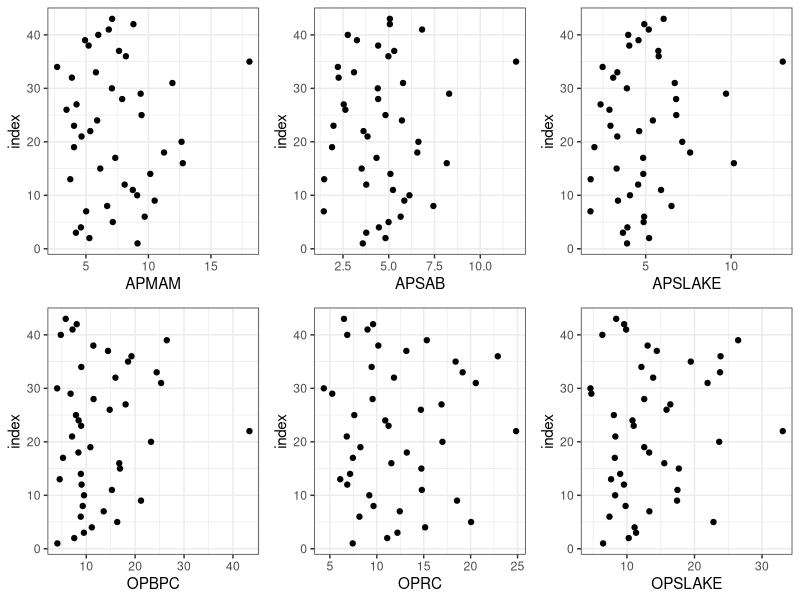
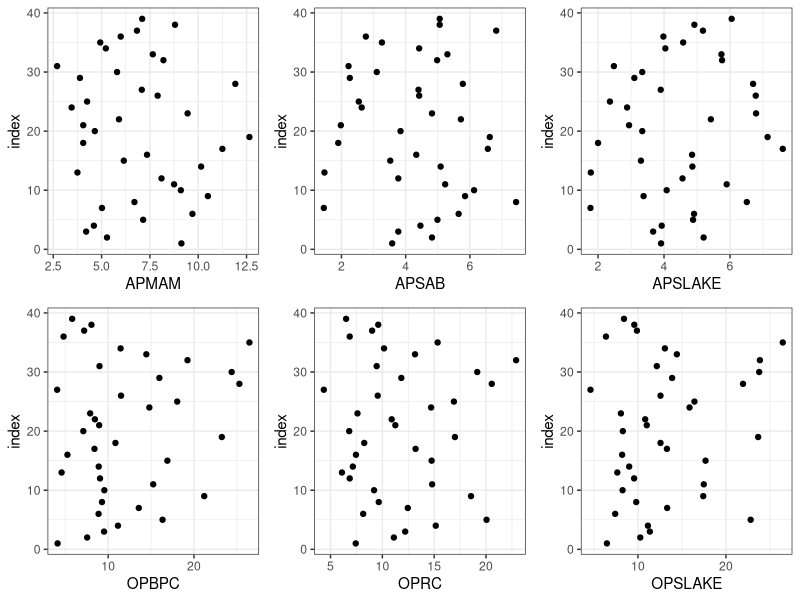
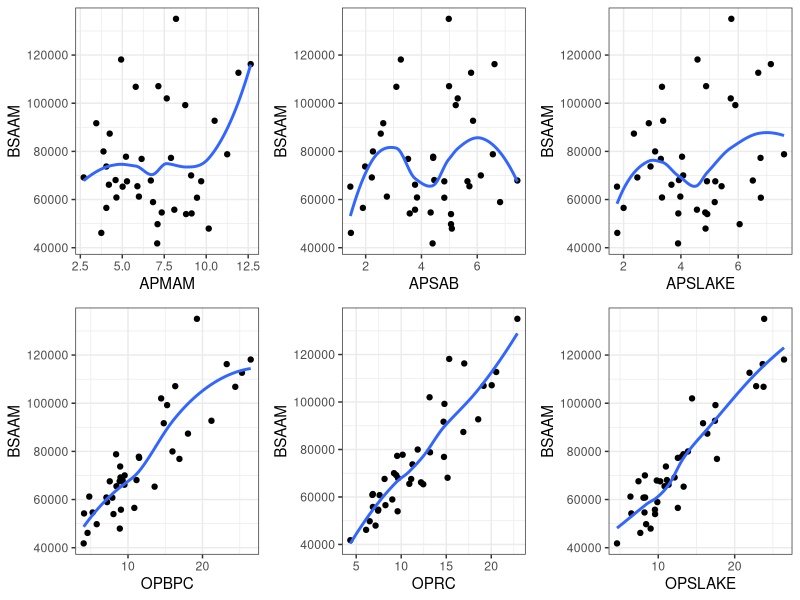
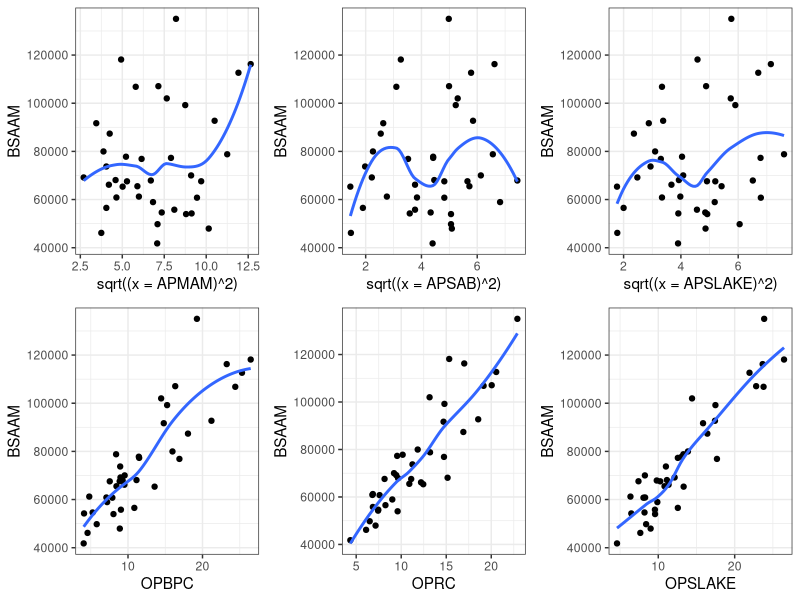
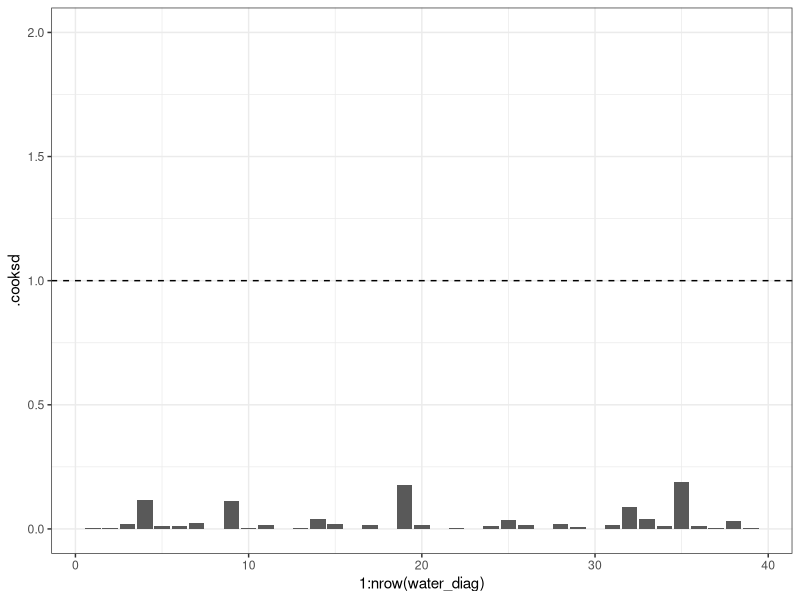
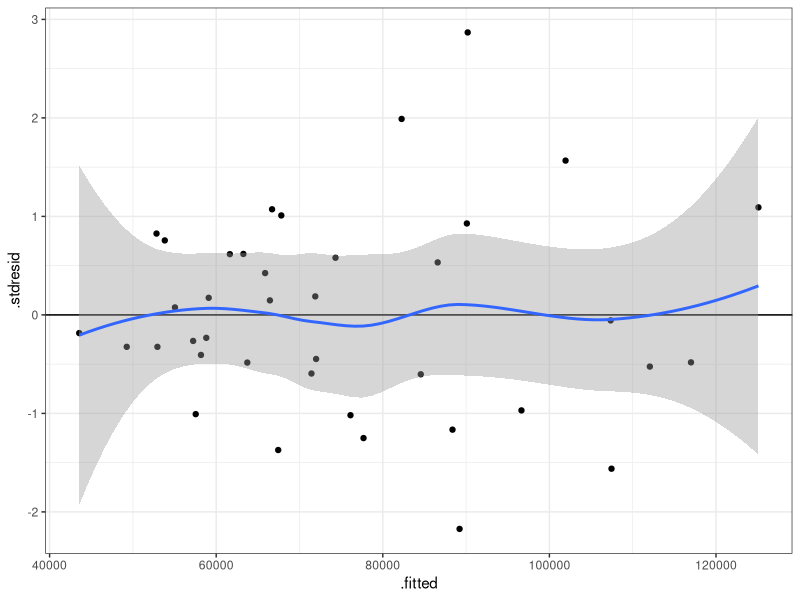
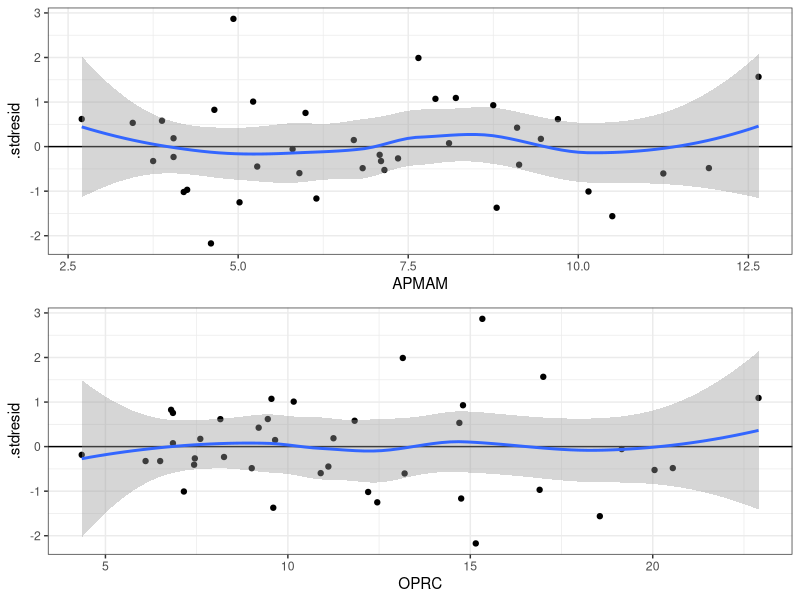

The R script that drew these images, in order: (Note: this script raises an error after producing the figures.)
## ---- chunk 1
# Настройки R и knitr ----------------------------
options(width = 70, scipen = 16, digits = 3) 
# опции чанков
knitr::opts_chunk$set(tidy = FALSE, # сохранять форматирование кода
               fig.width = 9, # ширина рисунков по умолчанию
               fig.height = 6, # высота рисунков по умолчанию
               echo = TRUE, eval = TRUE, warning = FALSE)  
## ---- chunk 2
# Необходимые пакеты
library(ggplot2) #для построения графиков [2]
library(car)     #для построения квантильных графиков [3]
library(readxl)  #для работы с исходным файлом .xlsx [1]
library(cowplot) #для построения нескольких графиков в одном окне [4]
library(dplyr)   #для категоризации выборок [5]
library(carData)
theme_set(theme_bw())
## ---- chunk 3
water <- read_excel ("CourseProject_water.xlsx") #команда открытия файла
## ---- chunk 4
str(water)
## ---- chunk 5
sum(is.na(water))
## ---- chunk 6
summary(water)
## ---- chunk 7
set.seed(2856) #генерируем случайное число

## Ищем выбросы: диаграммы Кливленда для всех переменных (рис. 1)
gg_dot <- ggplot(water, aes(y = 1:nrow(water))) + geom_point() + ylab('index')
Pl1 <- gg_dot + aes(x = APMAM)
Pl2 <- gg_dot + aes(x = APSAB)
Pl3 <- gg_dot + aes(x = APSLAKE)
Pl4 <- gg_dot + aes(x = OPBPC)
Pl5 <- gg_dot + aes(x = OPRC)
Pl6 <- gg_dot + aes(x = OPSLAKE)
plot_grid(Pl1, Pl2, Pl3, Pl4, Pl5, Pl6, ncol = 3)
## ---- chunk 8
# Удаляем выбросы, выявленные путем построения диаграмм Кливленда
water2 <- water [ which (water$APMAM <15 & water$APSAB<10 & water$APSLAKE<8 & water$OPBPC<30 & water$OPSLAKE <30),]
## ---- chunk 9
gg_dot <- ggplot(water2, aes(y = 1:nrow(water2))) + geom_point() + ylab('index')
Pl1 <- gg_dot + aes(x = APMAM)
Pl2 <- gg_dot + aes(x = APSAB)
Pl3 <- gg_dot + aes(x = APSLAKE)
Pl4 <- gg_dot + aes(x = OPBPC)
Pl5 <- gg_dot + aes(x = OPRC)
Pl6 <- gg_dot + aes(x = OPSLAKE)
plot_grid(Pl1, Pl2, Pl3, Pl4, Pl5, Pl6,ncol = 3)
## ---- chunk 10
gg_cor <- ggplot(water2, aes(y = BSAAM)) + geom_point() + geom_smooth(se = FALSE)
Pl1 <- gg_cor + aes(x = APMAM)
Pl2 <- gg_cor + aes(x = APSAB)
Pl3 <- gg_cor + aes(x = APSLAKE)
Pl4 <- gg_cor + aes(x = OPBPC)
Pl5 <- gg_cor + aes(x = OPRC)
Pl6 <- gg_cor + aes(x =  OPSLAKE)
plot_grid(Pl1, Pl2, Pl3, Pl4, Pl5, Pl6, ncol = 3)
## ---- chunk 11
# Характер связи между зависимой переменной и предикторами с преобразованными переменными APMAM, APSAB и APSLAKE с помощью sqrt(x2) (рис.4):
gg_cor <- ggplot(water2, aes(y = BSAAM)) + geom_point() + geom_smooth(se = FALSE)
Pl1 <- gg_cor + aes(sqrt((x = APMAM)^2))
Pl2 <- gg_cor + aes(sqrt((x = APSAB)^2))
Pl3 <- gg_cor + aes(sqrt((x = APSLAKE)^2))
Pl4 <- gg_cor + aes(x = OPBPC)
Pl5 <- gg_cor + aes(x = OPRC)
Pl6 <- gg_cor + aes(x =  OPSLAKE)
plot_grid(Pl1, Pl2, Pl3, Pl4, Pl5, Pl6, ncol = 3)
## ---- chunk 12
water_mod <- lm(BSAAM ~ APMAM + OPBPC + OPRC + OPSLAKE, data = water2)
## ---- chunk 13
# Проверяем на мультиколлинеарность построенную модель путем оценки фактора инфляции дисперсии (VIF)
vif(water_mod)

#Несколько предикторов избыточны (VIF > 3)
# Удаляем из модели OPSLAKE как наиболее избыточный предиктор
new_mod <- update(water_mod, ~.-OPSLAKE)

# снова проверяем на мультиколлинеарность
vif(new_mod)

# Удаляем из модели OPBPC как наиболее избыточный предиктор
new_mod2 <- update(new_mod, ~.-OPBPC)

# снова проверяем на мультиколлинеарность
vif(new_mod2)

# создаем новую модель уже без мультиколлинеарности
final_mod <- lm(BSAAM ~ APMAM + OPRC, data = water2)

## Записываем уравнение множественной регрессии с помощью коэффициентов регрессии
coef(final_mod)
## ---- chunk 14
# Проводим анализ остатков
water_diag <- fortify(final_mod)

# Строим график расстояний Кука (рис. 5):
ggplot(water_diag, aes(x = 1:nrow(water_diag), y = .cooksd)) +
  geom_bar(stat = 'identity') + coord_cartesian(ylim = c(0, 2)) +
  geom_hline(yintercept = 1, linetype = 2)
## ---- chunk 15
# Строим график остатков от предсказанных значений (рис. 6):
gg_resid <- ggplot(data = water_diag, aes(x = .fitted, y = .stdresid)) +
  geom_point() + geom_hline(yintercept = 0) + geom_smooth()
gg_resid
## ---- chunk 16
## Графики зависимости остатков от предикторов в модели (рис. 7):
res_1 <- gg_resid + aes(x = APMAM)
res_2 <- gg_resid + aes(x = OPRC)

plot_grid(res_1, res_2, nrow = 2)
## ---- chunk 17
## Квантильный график остатков
qqPlot(final_mod)
## ---- chunk 18
final_mod_APMAM <- update(final_mod, .~ .-APMAM)
anova(final_mod_APMAM, final_mod)
## ---- chunk 19
final_mod_OPRC <- update(final_mod, .~. - OPRC)
anova(final_mod_OPRC, final_mod)
## ---- chunk 20
drop1(final_mod, test = 'F')
## ---- chunk 21
water_final_mod <- lm (BSAAM ~ OPRC, data = water2)
## ---- chunk 22
summary (water_final_mod)
## ---- chunk 23
ggplot(water2, aes (x = OPRC, y = BSAAM)) + geom_point() + labs (x = 'Уровень зимних осадков (OPRC)', y = 'Речной сток (BSAAM)') + geom_smooth (method = 'lm')
## ---- chunk 24
water_predicted <- predict (water_final_mod, interval = 'prediction')
water_predicted <- data.frame (water2, water_predicted)
fitted_mod <- ggplot (water_predicted, aes (x = OPRC, y = BSAAM)) + geom_ribbon (aes(ymin = lwr, ymax = upr, fill = 'Для предсказаний'), alpha = 0.5) + geom_smooth (method = 'lm', aes (fill = 'Для регрессии')) + scale_fill_manual (name = 'Доверительные \nзоны', values = c ('powderblue', 'gray')) + geom_point () + labs (x = 'Уровень зимних осадков (OPRC)', y = 'Речной сток (BSAAM)', title = 'Доверительные зоны регрессии \nи ее предсказаний')
fitted_mod   
